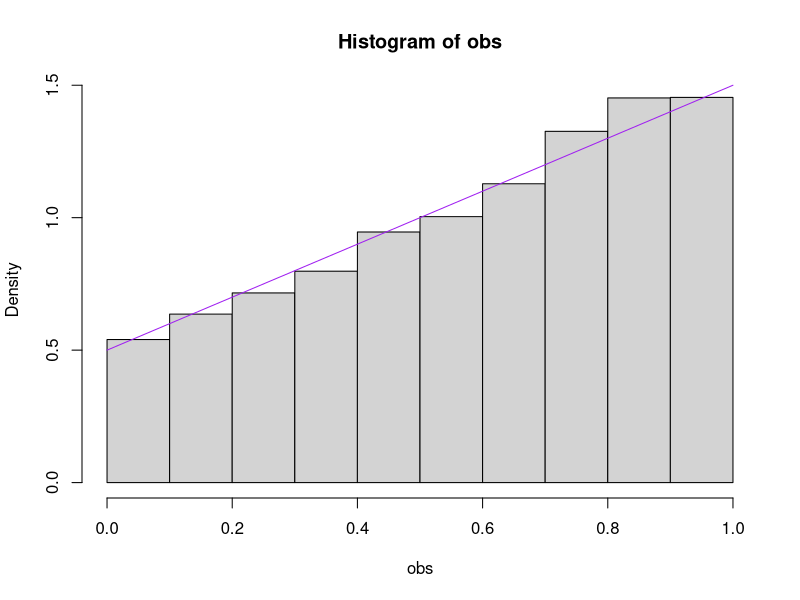

R code for this plot: (Note: this script raises an error after producing the figure.)
##########
# Q1)

inverse_func = function(x) {
  return ((-1+sqrt(1+8*x))/2)
}

obs = inverse_func(runif(5000))

hist(obs, probability=T)

xvals=seq(0,1,length=100)

lines(xvals, xvals+0.5, col="purple")

###########
# Q2)

inverse_func = function(x) {
  if (x < 0.5) {
    return ((log(2*x, base=exp(1)))/2)
  } else {
    return (-(log(2*(1-x), base=exp(1)))/2)
  }
}

obs = inverse_func(runif(5000)) # do in array form

hist(obs, probability=T)
